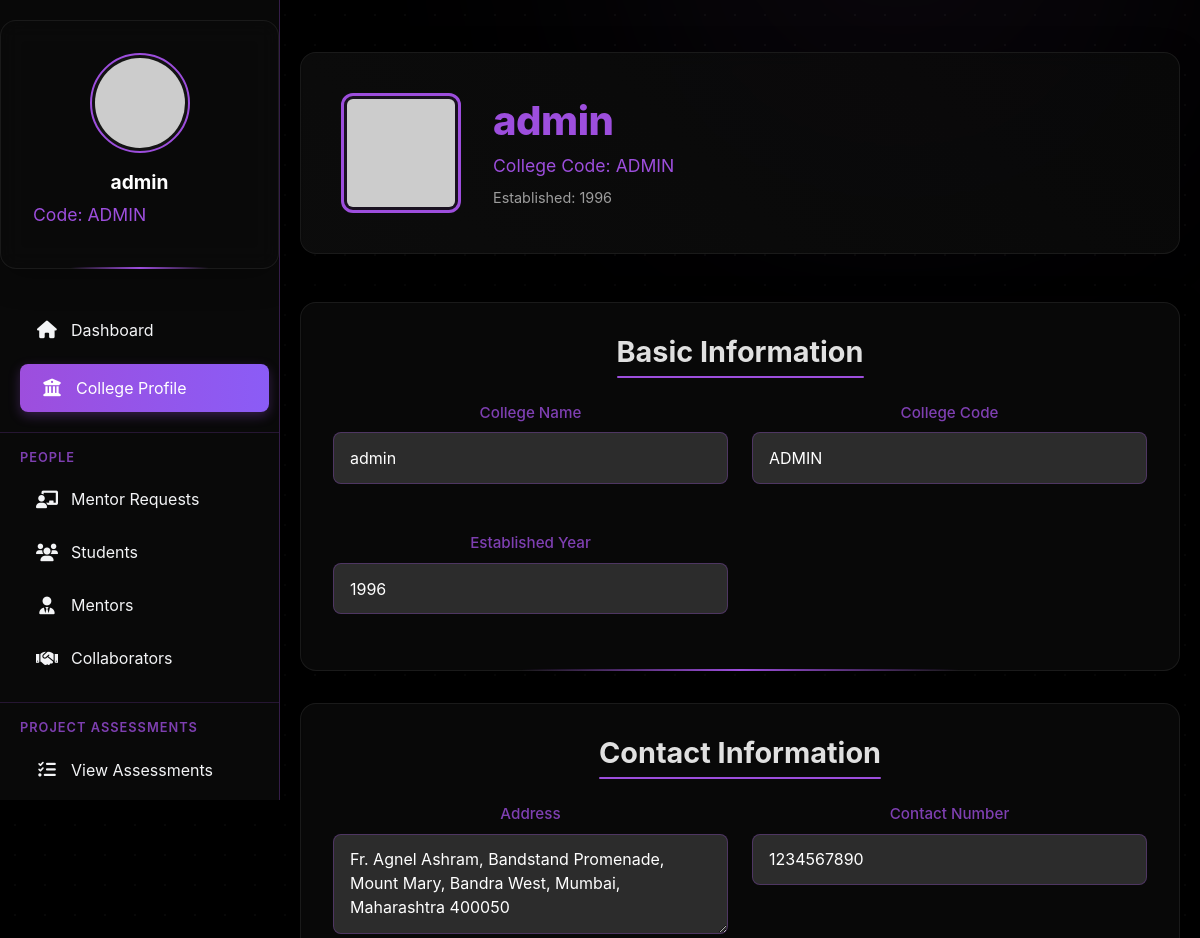
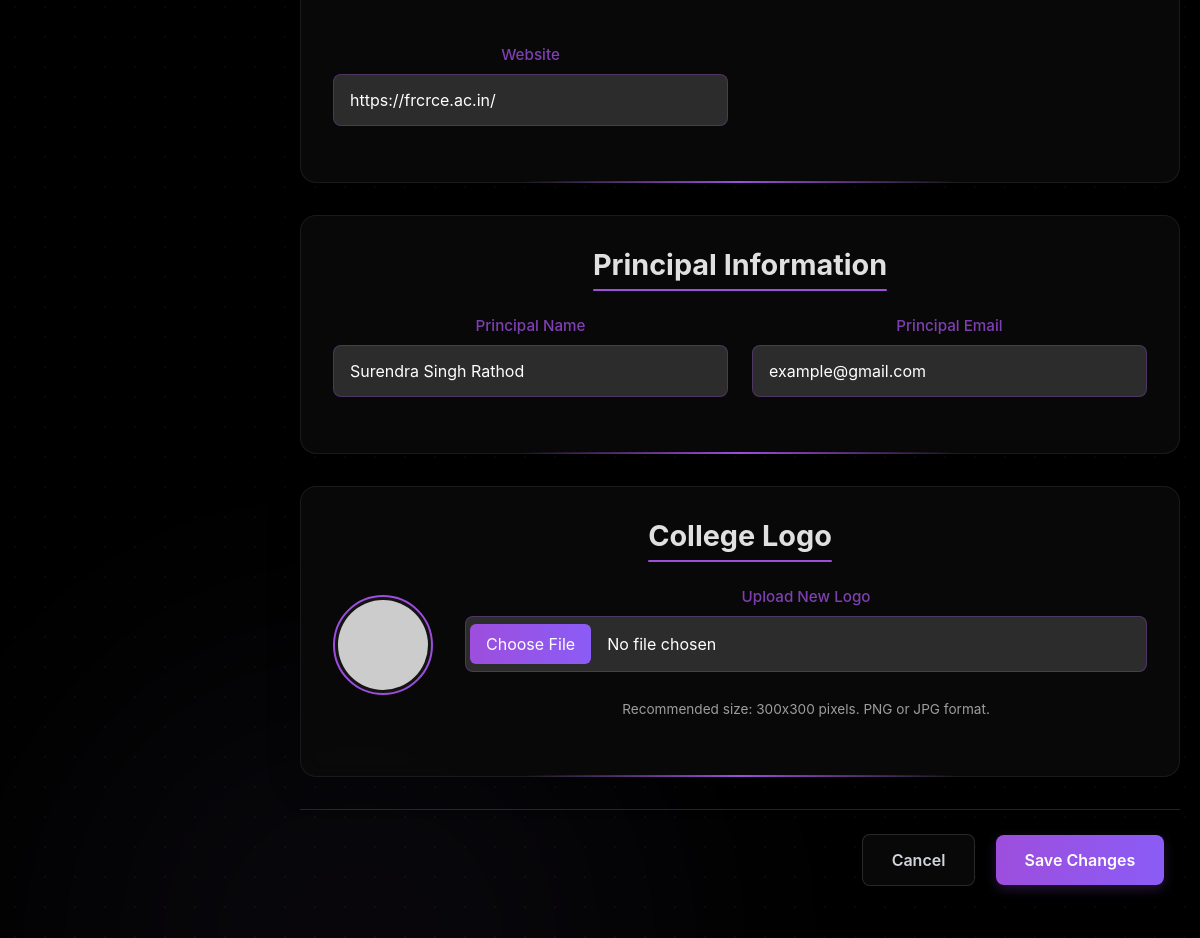
Screenshot of /college/profile/ (signed in) with the database file from the repository (2 pictures, top to bottom).
### college/models.py (models this page shows, shortened)
class CollegeProfile(models.Model):
    user = models.OneToOneField(User, on_delete=models.CASCADE)
    college_name = models.CharField(max_length=200, blank=True, null=True)
    college_code = models.CharField(max_length=50, blank=True, null=True)
    address = models.TextField(blank=True, null=True)
    contact_number = models.CharField(max_length=20, blank=True, null=True)
    website = models.URLField(blank=True, null=True)
    established_year = models.IntegerField(blank=True, null=True)
    principal_name = models.CharField(max_length=100, blank=True, null=True)
    principal_email = models.EmailField(blank=True, null=True)
    total_students = models.IntegerField(default=0)
    total_faculty = models.IntegerField(default=0)
    created_at = models.DateTimeField(auto_now_add=True)
    updated_at = models.DateTimeField(auto_now=True)

### college/views.py (the view, shortened to what this page needs)
# urls.py: path('profile/', views.college_profile, name='college_profile'),
@login_required
def college_profile(request):
    profile = CollegeProfile.objects.get(user=request.user)
    return render(request, 'college_profile.html', {'profile': profile})

### college/templates/college_profile.html (shortened to what this page needs)
{% extends 'college/base.html' %}
{% block content %}
<div class="profile-container">
    <div class="welcome-section">
        <img src="https://via.placeholder.com/120" alt="College Logo" class="college-logo" id="currentLogo">
        <div class="college-info">
            <h1><span>{{ profile.college_name }}</span></h1>
            <div class="college-code">College Code: {{ profile.college_code }}</div>
            {% if profile.established_year %}
            <div class="established-year">Established: {{ profile.established_year }}</div>
            {% endif %}
        </div>
    </div>
    <form method="POST" enctype="multipart/form-data">
        <div class="profile-section">
            <h2 class="section-title">Basic Information</h2>
            <div class="info-grid">
                <div class="form-group">
                    <label for="college_name" class="form-label">College Name</label>
                    <input type="text" id="college_name" name="college_name" class="form-control"
                           value="{{ profile.college_name }}" required>
                </div>
                <div class="form-group">
                    <label for="college_code" class="form-label">College Code</label>
                    <input type="text" id="college_code" name="college_code" class="form-control"
                           value="{{ profile.college_code }}" required>
                </div>
                <div class="form-group">
                    <label for="established_year" class="form-label">Established Year</label>
                    <input type="number" id="established_year" name="established_year" class="form-control"
                           value="{{ profile.established_year }}">
                </div>
            </div>
        </div>
        <div class="profile-section">
            <h2 class="section-title">Contact Information</h2>
            <div class="info-grid">
                <div class="form-group">
                    <label for="address" class="form-label">Address</label>
                    <textarea id="address" name="address" class="form-control"
                              rows="3">{{ profile.address }}</textarea>
                </div>
                <div class="form-group">
                    <label for="contact_number" class="form-label">Contact Number</label>
                    <input type="tel" id="contact_number" name="contact_number" class="form-control"
                           value="{{ profile.contact_number }}">
                </div>
                <div class="form-group">
                    <label for="website" class="form-label">Website</label>
                    <input type="url" id="website" name="website" class="form-control"
                           value="{{ profile.website }}" placeholder="https://example.com">
                </div>
            </div>
        </div>
        <div class="profile-section">
            <h2 class="section-title">Principal Information</h2>
            <div class="info-grid">
                <div class="form-group">
                    <label for="principal_name" class="form-label">Principal Name</label>
                    <input type="text" id="principal_name" name="principal_name" class="form-control"
                           value="{{ profile.principal_name }}">
                </div>
                <div class="form-group">
                    <label for="principal_email" class="form-label">Principal Email</label>
                    <input type="email" id="principal_email" name="principal_email" class="form-control"
                           value="{{ profile.principal_email }}">
                </div>
            </div>
        </div>
        <div class="profile-section">
            <h2 class="section-title">College Logo</h2>
            <div class="logo-upload">
                <img src="https://via.placeholder.com/120" alt="Current Logo" class="logo-preview" id="logoPreview">
                <div class="upload-controls">
                    <div class="form-group">
                        <label for="logo" class="form-label">Upload New Logo</label>
                        <input type="file" id="logo" name="logo" class="form-control" accept="image/*">
                    </div>
                    <small style="color: #9d9d9d; font-size: 0.85rem;">Recommended size: 300x300 pixels. PNG or JPG format.</small>
                </div>
            </div>
        </div>
        <div class="form-actions">
            <button type="button" class="btn btn-secondary" onclick="window.history.back()">Cancel</button>
            <button type="submit" class="btn btn-primary">Save Changes</button>
        </div>
    </form>
</div>
{% endblock %}

### college/templates/college/base.html (shortened to what this page needs)
<!DOCTYPE html>
<html lang="en">
<head>
    <link href="https://cdn.jsdelivr.net/npm/bootstrap@5.1.3/dist/css/bootstrap.min.css" rel="stylesheet">
    <link rel="stylesheet" href="https://cdnjs.cloudflare.com/ajax/libs/font-awesome/6.0.0/css/all.min.css">
</head>
<body>
    <div class="bg-elements">
        <div class="bg-gradient"></div>
        <div class="bg-gradient"></div>
        <div class="static-pattern"></div>
    </div>
    <div id="sidebar">
        <div class="profile-section">
            <img src="https://via.placeholder.com/100" alt="College Logo">
            <div class="college-name">{{ profile.college_name|default:"College Portal" }}</div>
            {% if profile.college_code %}
            <div class="college-code">Code: {{ profile.college_code }}</div>
            {% endif %}
        </div>
        <nav class="nav flex-column">
            <a class="nav-link {% if request.resolver_match.url_name == 'college_dashboard' %}active{% endif %}" href="{% url 'college_dashboard' %}">
                <i class="fas fa-home"></i> Dashboard
            </a>
            <a class="nav-link {% if request.resolver_match.url_name == 'college_profile' %}active{% endif %}" href="{% url 'college_profile' %}">
                <i class="fas fa-university"></i> College Profile
            </a>
            <div class="nav-section">
                <div class="nav-section-title">People</div>
                <div class="nav-item">
                    <a class="nav-link {% if 'mentor-requests' in request.path %}active{% endif %}" href="{% url 'mentor_requests' %}">
                        <i class="fas fa-chalkboard-teacher"></i> Mentor Requests
                    </a>
                </div>
                <a class="nav-link {% if request.resolver_match.url_name == 'registered_students' %}active{% endif %}" href="{% url 'registered_students' %}">
                    <i class="fas fa-users"></i> Students
                </a>
                <a class="nav-link {% if request.resolver_match.url_name == 'registered_mentors' %}active{% endif %}" href="{% url 'registered_mentors' %}">
                    <i class="fas fa-user-tie"></i> Mentors
                </a>
                <a class="nav-link {% if request.resolver_match.url_name == 'college_view_collaborators' %}active{% endif %}" href="{% url 'college_view_collaborators' %}">
                    <i class="fas fa-handshake"></i> Collaborators
                </a>
            </div>
            <div class="nav-section">
                <div class="nav-section-title">Project Assessments</div>
                <a class="nav-link {% if request.resolver_match.url_name == 'project_assessment_list' %}active{% endif %}" href="{% url 'project_assessment_list' %}">
                    <i class="fas fa-tasks"></i> View Assessments
                </a>
                <a class="nav-link {% if request.resolver_match.url_name == 'add_project_assessment' %}active{% endif %}" href="{% url 'add_project_assessment' %}">
                </a>
            </div>
        </nav>
    </div>
    <div id="content">
        {% block content %}{% endblock %}
    </div>
</body>
</html>

### college/templates/college/base.html (style rules this page uses)
:root { --primary: #9d4edd; --primary-hover: #8b5cf6; --primary-light: rgba(157, 78, 221, 0.2); --text-light: #F3F4F6; --text-secondary: #D1D5DB; --sidebar-width: 280px; --sidebar-bg: rgba(10, 10, 10, 0.9); --card-bg: rgba(30, 30, 30, 0.5); --card-border: rgba(157, 78, 221, 0.3); }
body { background-color: #000000; min-height: 100vh; margin: 0; color: var(--text-light); font-family: 'Inter', sans-serif; overflow-x: hidden; position: relative; }
.bg-elements { position: fixed; top: 0; left: 0; width: 100%; height: 100%; z-index: -1; overflow: hidden; }
.bg-gradient { position: absolute; width: 30rem; height: 30rem; border-radius: 50%; filter: blur(10rem); z-index: -1; opacity: 0.4; }
.bg-gradient:nth-child(1) { top: -15%; right: 5%; background: rgba(157, 78, 221, 0.15); }
.bg-gradient:nth-child(2) { bottom: -15%; left: 10%; background: rgba(139, 92, 246, 0.15); }
.static-pattern { position: absolute; top: 0; left: 0; width: 100%; height: 100%; opacity: 0.1; z-index: -1; background-image: radial-gradient(#555555 1px, transparent 1px); background-size: 30px 30px; }
#sidebar { width: var(--sidebar-width); background: var(--sidebar-bg); backdrop-filter: blur(15px); border-right: 1px solid var(--card-border); height: 100vh; position: fixed; top: 0; left: 0; padding-top: 20px; z-index: 100; transition: all 0.3s ease; box-shadow: 0 0 20px rgba(0, 0, 0, 0.3); overflow-y: auto; }
#content { margin-left: var(--sidebar-width); padding: 20px; position: relative; z-index: 1; min-height: 100vh; }
.nav-link { color: var(--text-light); padding: 12px 20px; transition: all 0.3s; border-radius: 8px; margin: 5px 15px; display: flex; align-items: center; position: relative; overflow: hidden; }
.nav-link::before { content: ''; position: absolute; top: 0; left: 0; width: 0; height: 100%; background: linear-gradient(90deg, var(--primary-light), transparent); transition: width 0.3s ease; z-index: -1; }
.nav-link.active { background: linear-gradient(90deg, var(--primary), var(--primary-hover)); color: white; box-shadow: 0 4px 12px rgba(157, 78, 221, 0.3); transform: translateX(5px); }
.nav-link i { margin-right: 12px; font-size: 1.1rem; width: 24px; text-align: center; }
.profile-section { text-align: center; padding: 30px 20px; border-bottom: 1px solid rgba(157, 78, 221, 0.3); margin-bottom: 20px; position: relative; background: rgba(10, 10, 10, 0.6); backdrop-filter: blur(5px); }
.profile-section::after { content: ''; position: absolute; bottom: -1px; left: 50%; transform: translateX(-50%); width: 50%; height: 2px; background: linear-gradient(90deg, transparent, var(--primary), transparent); }
.profile-section img { width: 100px; height: 100px; border-radius: 50%; margin-bottom: 15px; border: 2px solid var(--primary); padding: 3px; background: rgba(30, 30, 30, 0.5); transition: transform 0.3s ease, box-shadow 0.3s ease; object-fit: cover; }
.college-name { color: white; font-weight: bold; margin-bottom: 5px; font-size: 1.2rem; }
.college-code { color: var(--primary); font-size: 0.9rem; opacity: 0.9; }
.nav-item { position: relative; }
.nav-section { margin-top: 15px; padding-top: 15px; border-top: 1px solid rgba(157, 78, 221, 0.2); }
.nav-section-title { font-size: 0.8rem; text-transform: uppercase; letter-spacing: 1px; color: #9d4edd; padding: 0 20px; margin-bottom: 8px; font-weight: 600; opacity: 0.8; }

### rows the page displays
CollegeProfile: college_name "admin", college_code "ADMIN", established_year "1996", address "Fr. Agnel Ashram, Bandstand Promenade, Mount Mary, Bandra West, Mumbai, Maharashtra 400050", contact_number "1234567890", website "https://frcrce.ac.in/", principal_name "Surendra Singh Rathod", principal_email "example@gmail.com"
